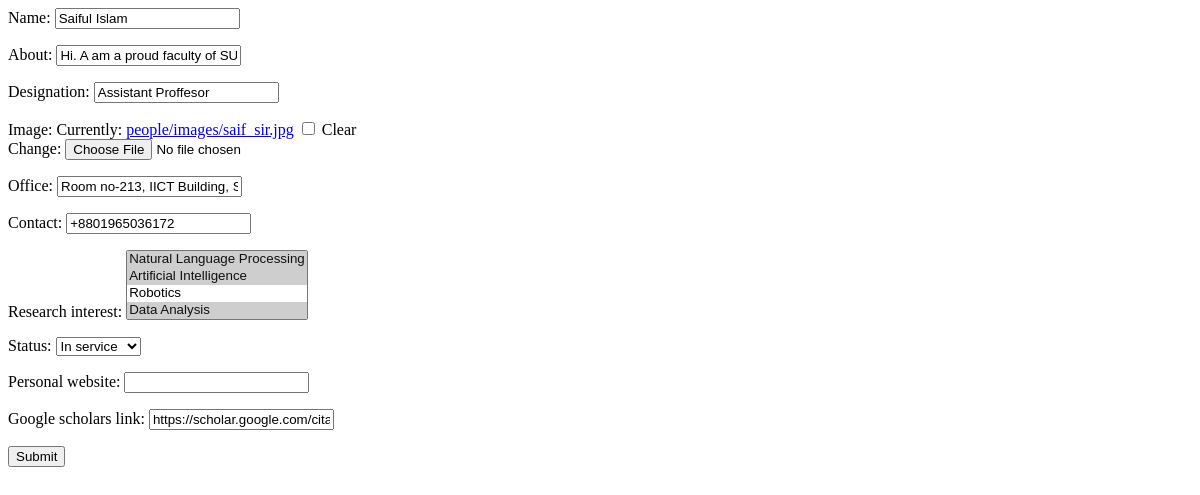
Page /people/faculty/edit (signed in) on the earlier database version.
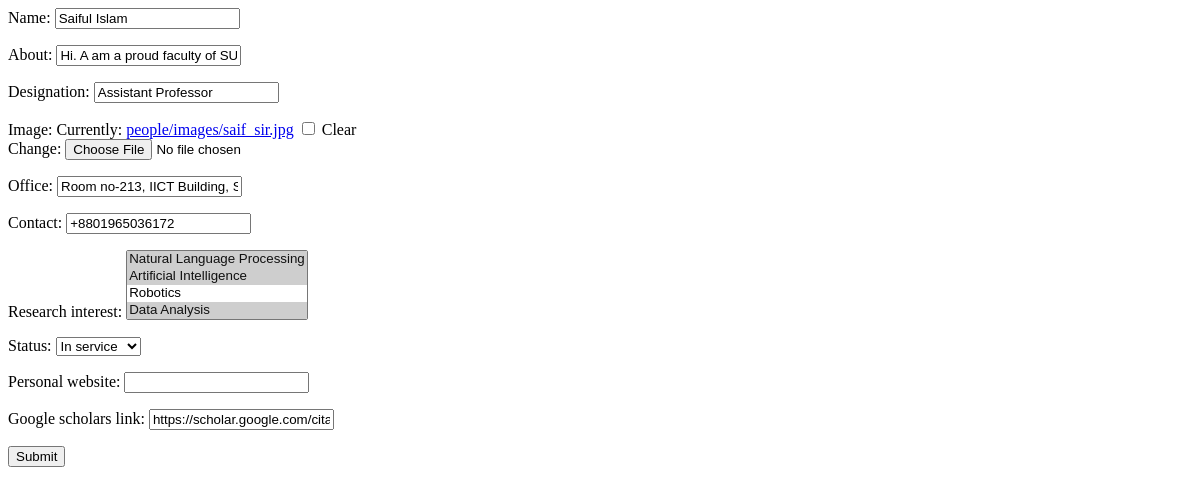
Same page on the later database version.
### people/models.py (models this page shows, shortened)
class Faculty(models.Model):
    user = models.OneToOneField(User, on_delete=models.CASCADE, primary_key=True)
    name = models.CharField(max_length=200)
    about = models.CharField(blank=True, null=True, max_length=2000, default='Hi. A am a proud faculty of SUST CSE.')
    designation = models.CharField(max_length=200)
    image = models.ImageField(blank=True, null=True, upload_to='people/images/')
    office = models.CharField(max_length=200)
    contact = models.CharField(max_length=200, blank=True, null=True)
    research_interest = models.ManyToManyField(ResearchArea, related_name="faculty")
    STATUS = (
        ('in_service', 'In service'),
        ('on_leave', 'On leave'),
        ('ex', 'Ex Faculty'),
    )
    status = models.CharField(max_length=20, choices=STATUS)
    personal_website = models.URLField(blank=True, null=True)
    google_scholars_link = models.URLField(blank=True, null=True)
    class Meta:
        verbose_name_plural = "faculties"

class ResearchArea(models.Model):
    name = models.CharField(max_length=200)
    def __str__(self):
        return self.name

### people/views.py (the view)
# urls.py: path('faculty/edit', views.update_faculty, name='update_faculty'),
@login_required
@faculty_required
@transaction.atomic
def update_faculty(request):
    if request.method == 'POST':
        faculty_form = FacultyForm(request.POST, request.FILES, instance=request.user.faculty)
        if faculty_form.is_valid():
            faculty_form.save()
            return redirect('faculty_detail', request.user.id)
        else:
            pass
    else:
        faculty_form = FacultyForm(instance=request.user.faculty)
    return render(request, 'people/faculty-edit.html', {
        'faculty_form': faculty_form,
    })

### people/forms.py
class FacultyForm(forms.ModelForm):
    class Meta:
        model = Faculty
        exclude = ('user',)

### templates/people/faculty-edit.html (shortened to what this page needs)
{% if user.is_authenticated %}
    <form enctype="multipart/form-data" method="post" action="">
        {{ faculty_form.as_p }}
        <input type="submit" value="Submit" />
    </form>
{% else %}
    <p>You have nothing to do here</p>
{% endif %}

Differences in the rows shown:
changed Faculty "Hi. A am a proud faculty of SUST CSE.": designation "Assistant Proffesor" → "Assistant Professor"
